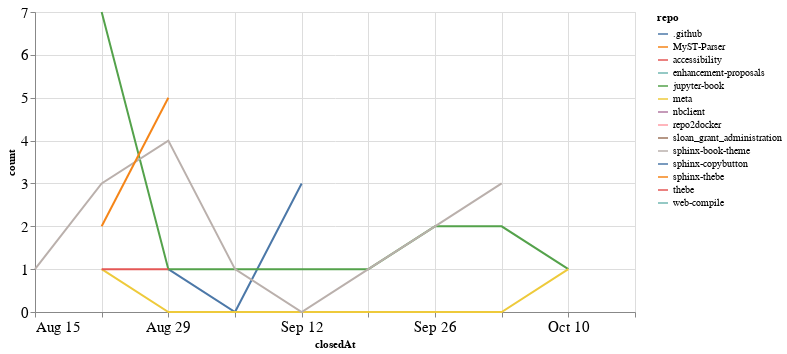

Notebook source saved alongside this figure:
### Code cell
closed_by_time = closed_by.groupby('repo').resample('W', on='closedAt').count()['author'].reset_index()
closed_by_time = closed_by_time.rename(columns={'author': 'count'})

alt.Chart(closed_by_time, width=600).mark_line().encode(
    x='closedAt',
    y='count',
    color='repo',
    tooltip="repo"
)

### Figure 1 — Vega-Lite specification as saved in the notebook (floating-point values rounded to 4 significant figures)
{"config": {"axisLeft": {"labelFontSize": 15}, "axisBottom": {"labelFontSize": 15}}, "data": {"name": "data-f56302f8a9f2a4673cbc7ec6dc07b1ea"}, "mark": "line", "encoding": {"color": {"type": "nominal", "field": "repo"}, "tooltip": {"type": "nominal", "field": "repo"}, "x": {"type": "temporal", "field": "closedAt"}, "y": {"type": "quantitative", "field": "count"}}, "width": 600, "$schema": "https://vega.github.io/schema/vega-lite/v4.8.1.json", "datasets": {"data-f56302f8a9f2a4673cbc7ec6dc07b1ea": [{"repo": ".github", "closedAt": "2021-08-29T00:00:00", "count": 1}, {"repo": ".github", "closedAt": "2021-09-05T00:00:00", "count": 0}, {"repo": ".github", "closedAt": "2021-09-12T00:00:00", "count": 3}, {"repo": "MyST-Parser", "closedAt": "2021-09-26T00:00:00", "count": 1}, {"repo": "accessibility", "closedAt": "2021-08-29T00:00:00", "count": 2}, {"repo": "enhancement-proposals", "closedAt": "2021-10-10T00:00:00", "count": 1}, {"repo": "jupyter-book", "closedAt": "2021-08-22T00:00:00", "count": 7}, {"repo": "jupyter-book", "closedAt": "2021-08-29T00:00:00", "count": 1}, {"repo": "jupyter-book", "closedAt": "2021-09-05T00:00:00", "count": 1}, {"repo": "jupyter-book", "closedAt": "2021-09-12T00:00:00", "count": 1}, {"repo": "jupyter-book", "closedAt": "2021-09-19T00:00:00", "count": 1}, {"repo": "jupyter-book", "closedAt": "2021-09-26T00:00:00", "count": 2}, {"repo": "jupyter-book", "closedAt": "2021-10-03T00:00:00", "count": 2}, {"repo": "jupyter-book", "closedAt": "2021-10-10T00:00:00", "count": 1}, {"repo": "meta", "closedAt": "2021-08-22T00:00:00", "count": 1}, {"repo": "meta", "closedAt": "2021-08-29T00:00:00", "count": 0}, {"repo": "meta", "closedAt": "2021-09-05T00:00:00", "count": 0}, {"repo": "meta", "closedAt": "2021-09-12T00:00:00", "count": 0}, {"repo": "meta", "closedAt": "2021-09-19T00:00:00", "count": 0}, {"repo": "meta", "closedAt": "2021-09-26T00:00:00", "count": 0}, {"repo": "meta", "closedAt": "2021-10-03T00:00:00", "count": 0}, {"repo": "meta", "closedAt": "2021-10-10T00:00:00", "count": 1}, {"repo": "nbclient", "closedAt": "2021-09-19T00:00:00", "count": 1}, {"repo": "repo2docker", "closedAt": "2021-09-19T00:00:00", "count": 1}, {"repo": "sloan_grant_administration", "closedAt": "2021-10-10T00:00:00", "count": 1}, {"repo": "sphinx-book-theme", "closedAt": "2021-08-15T00:00:00", "count": 1}, {"repo": "sphinx-book-theme", "closedAt": "2021-08-22T00:00:00", "count": 3}, {"repo": "sphinx-book-theme", "closedAt": "2021-08-29T00:00:00", "count": 4}, {"repo": "sphinx-book-theme", "closedAt": "2021-09-05T00:00:00", "count": 1}, {"repo": "sphinx-book-theme", "closedAt": "2021-09-12T00:00:00", "count": 0}, {"repo": "sphinx-book-theme", "closedAt": "2021-09-19T00:00:00", "count": 1}, {"repo": "sphinx-book-theme", "closedAt": "2021-09-26T00:00:00", "count": 2}, {"repo": "sphinx-book-theme", "closedAt": "2021-10-03T00:00:00", "count": 3}, {"repo": "sphinx-copybutton", "closedAt": "2021-10-17T00:00:00", "count": 1}, {"repo": "sphinx-thebe", "closedAt": "2021-08-22T00:00:00", "count": 2}, {"repo": "sphinx-thebe", "closedAt": "2021-08-29T00:00:00", "count": 5}, {"repo": "thebe", "closedAt": "2021-08-22T00:00:00", "count": 1}, {"repo": "thebe", "closedAt": "2021-08-29T00:00:00", "count": 1}, {"repo": "web-compile", "closedAt": "2021-09-26T00:00:00", "count": 1}]}}
